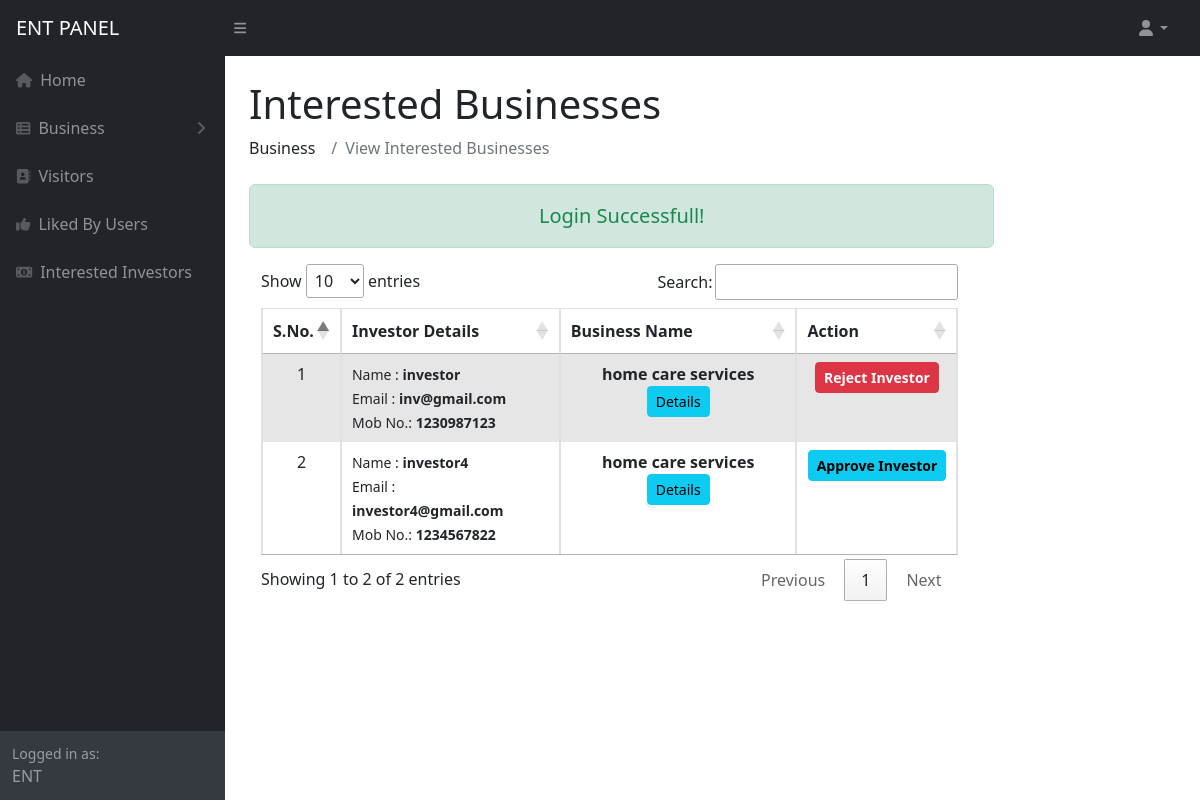
The app's page /ent/int_users.php (signed in) with its own data.
### tables this page shows
CREATE TABLE `business` (
  `b_id` int(11) NOT NULL,
  `u_id` int(11) NOT NULL,
  `sc_id` int(11) NOT NULL,
  `b_name` varchar(50) NOT NULL,
  `b_image` varchar(100) NOT NULL,
  `b_desc` varchar(300) NOT NULL,
  `b_fund_amt` varchar(100) NOT NULL,
  `b_future_plan` varchar(300) NOT NULL,
  `b_date` datetime NOT NULL DEFAULT current_timestamp(),
  `b_status` varchar(10) NOT NULL DEFAULT 'Active'
);

CREATE TABLE `b_users` (
  `bu_id` int(11) NOT NULL,
  `bu_name` varchar(30) NOT NULL,
  `bu_email` varchar(30) NOT NULL,
  `bu_pwd` varchar(20) NOT NULL,
  `bu_mobno` varchar(20) NOT NULL,
  `bu_type` varchar(10) NOT NULL COMMENT '1: admin 2: enterprenuer, 3: investor',
  `bu_status` varchar(20) NOT NULL DEFAULT 'Active'
);

### ent/int_users.php (the view, shortened to what this page needs)
<?php include ("../common/header.php"); ?>
<?php include ("../common/sidebar.php"); ?>
<div id="layoutSidenav_content">
    <main>
        <div class="container-fluid px-4">
            <h1 class="mt-4">Interested Businesses</h1>
            <ol class="breadcrumb mb-4">
                <li class="breadcrumb-item">Business</li>
                <li class="breadcrumb-item active">View Interested Businesses</li>
            </ol>
            <div class="text-center">
                <?php
                    if(isset($_SESSION['msg1'])){
                    ?>
                        <div class="col-12 mb-3 alert alert-success" role="alert">
                            <small class="text-success" style="font-size:20px"><?=$_SESSION['msg1']?></small>
                        </div>
                    <?php
                    } else if(isset($_SESSION['msg2'])) {
                    ?>
                        <div class="col-12 mb-3 alert alert-danger" role="alert">
                            <small class="text-danger" style="font-size:20px"><?=$_SESSION['msg2']?></small>
                        </div>
                        <?php
                        unset($_SESSION['msg2']);
                    }
                ?>
            </div>
            <div class="container row">
                <div class="col-md-12">
                    <div class="table-responsive ">
                        <table id="table" class="table table-striped table-bordered" style="width:100%">
                            <thead class="text-center">
                                <tr>
                                    <th>S.No.</th>
                                    <th>Investor Details</th>
                                    <th>Business Name</th>
                                    <th>Action</th>
                                </tr>
                            </thead>
                            <tbody>
                                <?php
                                    $u_id = $_SESSION['bu_id'];
                                    $execute = mysqli_query($b_connect, "SELECT * from business, interested_users,b_users  WHERE b_users.bu_id = interested_users.inv_u_id AND business.b_id = interested_users.b_id AND business.u_id= '$u_id'");
                                    $count = '1';
                                    while($busin = mysqli_fetch_object($execute)) {
                                        ?>
                                        <tr>
                                            <td class="text-center"><?=$count?></td>
                                            <td>
                                                <small>
                                                Name : <b><?=$busin->bu_name?></b></br>
                                                Email : <b><?=$busin->bu_email?></b></br>
                                                Mob No.: <b><?=$busin->bu_mobno?></b>
                                                </small>
                                            </td>
                                            <td class="text-center">
                                                <b><?=$busin->b_name?></b>
                                                <a target="_blank" class="btn btn-sm btn-info" href="../business_desc.php?id=<?=$busin->b_id?>">Details</a>
                                            </td>
                                            <td class="text-center">
                                                <?php
                                                    if($busin->	iu_confirmation == '' || $busin->iu_confirmation == '2') {
                                                    ?>
                                                        <a href="?id=<?=$busin->iu_id?>&action=1">
                                                            <button class=" btn btn-info btn-sm"><b>Approve Investor</b></button>
                                                        </a>
                                                    <?php
                                                    } else {
                                                        ?>
                                                        <a href="?id=<?=$busin->iu_id?>&action=2">
                                                            <button class="btn btn-danger btn-sm"><b>Reject  Investor</b></button>
                                                        </a>
                                                        <?php
                                                    }
                                                ?>
                                            </td>
                                        </tr>
                                        <?php
                                        $count++;
                                    }
                                ?>
                            </tbody>
                        </table>
                    </div>
                </div>
            </div>
        </div>
    </main>
</div>
<?php include("../common/footer.php"); ?>

### records on screen
business: b_users.bu_name "investor", b_users.bu_email "inv@gmail.com", b_users.bu_mobno "1230987123", b_name "home care services", b_users.bu_name "investor4", b_users.bu_email "investor4@gmail.com", b_users.bu_mobno "1234567822"

### other values on screen
$_SESSION['bu_name'] "ENT"
$_SESSION['msg1'] "Login Successfull!"
